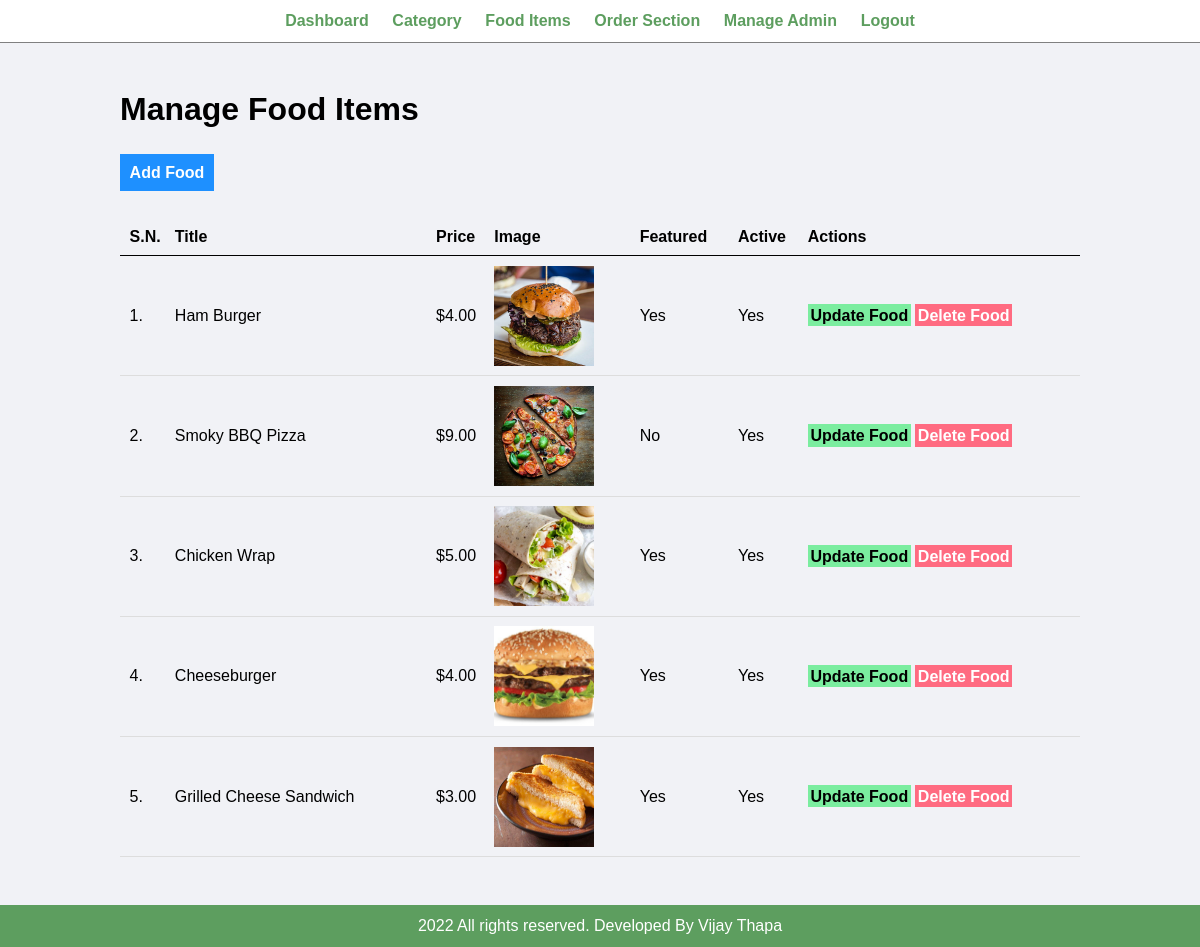
The app's page /admin/manage-food.php (signed in) with its own data.
### tables this page shows
CREATE TABLE `tbl_food` (
  `id` int(10) UNSIGNED NOT NULL,
  `title` varchar(100) NOT NULL,
  `description` text NOT NULL,
  `price` decimal(10,2) NOT NULL,
  `image_name` varchar(255) NOT NULL,
  `category_id` int(10) UNSIGNED NOT NULL,
  `featured` varchar(10) NOT NULL,
  `active` varchar(10) NOT NULL
);

### admin/manage-food.php (the view, shortened to what this page needs)
<?php include('partials/menu.php'); ?>
<div class="main-content">
    <div class="wrapper">
        <h1>Manage Food Items</h1>
        <br /><br />
                <a href="<?php echo SITEURL; ?>admin/add-food.php" class="btn-primary">Add Food</a>
                <br /><br /><br />
                <table class="tbl-full">
                    <tr>
                        <th>S.N.</th>
                        <th>Title</th>
                        <th>Price</th>
                        <th>Image</th>
                        <th>Featured</th>
                        <th>Active</th>
                        <th>Actions</th>
                    </tr>
                    <?php
                        $sql = "SELECT * FROM tbl_food";
                        $res = mysqli_query($conn, $sql);
                        $count = mysqli_num_rows($res);
                        $sn=1;
                        if($count>0)
                        {
                            while($row=mysqli_fetch_assoc($res))
                            {
                                $id = $row['id'];
                                $title = $row['title'];
                                $price = $row['price'];
                                $image_name = $row['image_name'];
                                $featured = $row['featured'];
                                $active = $row['active'];
                                ?>
                                <tr>
                                    <td><?php echo $sn++; ?>. </td>
                                    <td><?php echo $title; ?></td>
                                    <td>$<?php echo $price; ?></td>
                                    <td>
                                        <?php
                                            if($image_name=="")
                                            {
                                                echo "<div class='error'>Image not Added.</div>";
                                            }
                                            else
                                            {
                                                ?>
                                                <img src="<?php echo SITEURL; ?>images/food/<?php echo $image_name; ?>" width="100px">
                                                <?php
                                            }
                                        ?>
                                    </td>
                                    <td><?php echo $featured; ?></td>
                                    <td><?php echo $active; ?></td>
                                    <td>
                                        <a href="<?php echo SITEURL; ?>admin/update-food.php?id=<?php echo $id; ?>" class="btn-secondary">Update Food</a>
                                        <a href="<?php echo SITEURL; ?>admin/delete-food.php?id=<?php echo $id; ?>&image_name=<?php echo $image_name; ?>" class="btn-danger">Delete Food</a>
                                    </td>
                                </tr>
                                <?php
                            }
                        }
                        else
                        {
                            echo "<tr> <td colspan='7' class='error'> Food not Added Yet. </td> </tr>";
                        }
                    ?>
                </table>
    </div>
</div>
<?php include('partials/footer.php'); ?>

### css/admin.css (style rules this page uses)
* { margin: 0; padding: 0; font-family: Arial, Helvetica, sans-serif; }
.wrapper { padding: 1%; width: 80%; margin: 0 auto; }
.tbl-full { width: 100%; }
table { border-collapse: collapse; width: 100%; }
th, td { padding: 8px; text-align: left; border-bottom: 1px solid #ddd; }
table tr th { border-bottom: 1px solid black; padding: 1%; text-align: left; }
table tr td { padding: 1%; }
.btn-primary { background-color: #1e90ff; padding: 1%; color: white; text-decoration: none; font-weight: bold; }
.btn-secondary { background-color: #7bed9f; padding: 1%; color: black; text-decoration: none; font-weight: bold; }
.btn-danger { background-color: #ff6b81; padding: 1%; color: white; text-decoration: none; font-weight: bold; }
.main-content { background-color: #f1f2f6; padding: 3% 0; }

### records on screen
tbl_food: title "Ham Burger", price "4.00", image_name (picture), featured "Yes", active "Yes"
tbl_food: title "Smoky BBQ Pizza", price "9.00", image_name (picture), featured "No", active "Yes"
tbl_food: title "Chicken Wrap", price "5.00", image_name (picture), featured "Yes", active "Yes"
tbl_food: title "Cheeseburger", price "4.00", image_name (picture), featured "Yes", active "Yes"
tbl_food: title "Grilled Cheese Sandwich", price "3.00", image_name (picture), featured "Yes", active "Yes"
